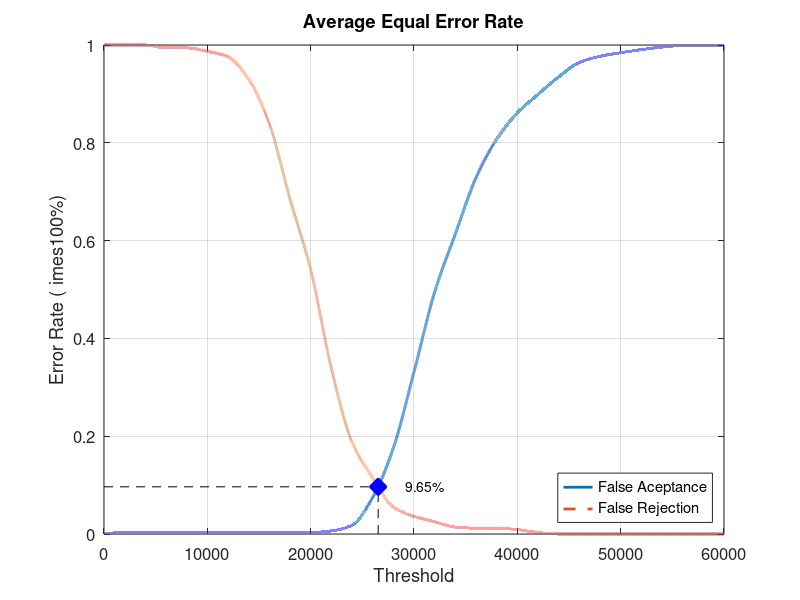
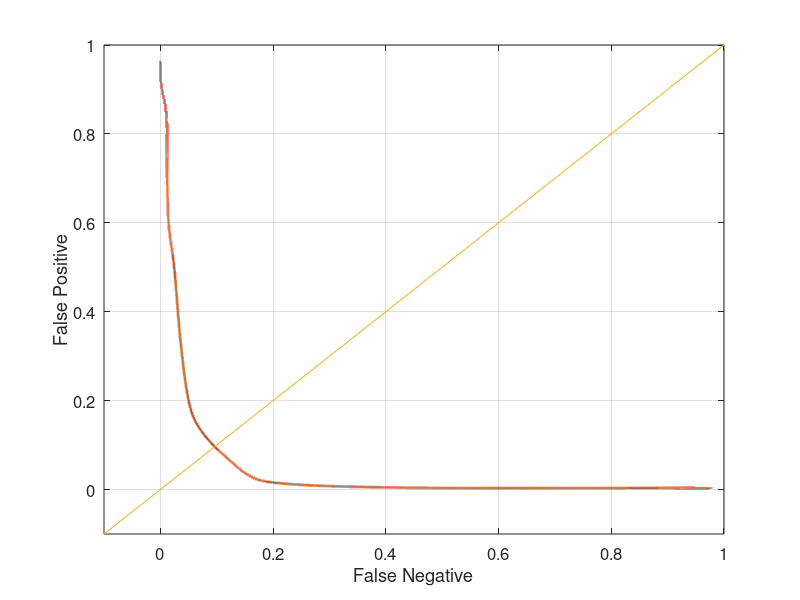

Recreate these plots in MATLAB, in order.
close all;
clear;
clc;
x = 0:2000:60000;
xq = 0:0.5:60000;

y0 = [0 0.0031579 0.0031579 0.0031579 0.0031579 0.0031579 0.0031579 0.0031579 0.0031579 0.0031579 0.0031579 0.00631579 0.0178947 0.0747368 0.175789 0.331579 0.494737 0.613684 0.728421 0.807368 0.861053 0.898947 0.934737 0.964211 0.976842 0.98421 0.990526 0.99579 0.998947 0.998947 1]
yy0 = interp1(x, y0, xq, 'pchip');
y1 = [1 1 1 0.994 0.994 0.987 0.976 0.93 0.839 0.685 0.541 0.339 0.188 0.115 0.055 0.036 0.025 0.014 0.012 0.012 0.009 0.003 0 0 0 0 0 0 0 0 0]
yy1 = interp1(x, y1, xq, 'pchip');

% Calculating EER: 
y2 = abs(y0 - y1);
find(y2 == min(y2))
yy2 = abs(yy0 - yy1);
xEER = find(yy2 == min(yy2));
xEERIndex = xq(xEER) % X-axis EER
yEER = yy0(xEER) % Y-axis EER

main = figure
plot(xq, yy0,'-','LineWidth', 2);	hold on
plot(xq, yy1,'--','LineWidth', 2);	hold on
plot([xEERIndex xEERIndex], [0 yEER], 'k--');	hold on
plot([0 xEERIndex], [yEER yEER], 'k--');	hold on
plot(xEERIndex, yEER, 'bx', 'LineWidth', 10);	hold on
text(xEERIndex + 10 * xEERIndex / 100, yEER, [num2str(round((10000 * yEER)) / 100) '%'])
legend('False Aceptance', 'False Rejection', 'Location', 'SouthEast')
xlabel('Threshold')
ylabel('Error Rate (	imes100%)')
title('Average Equal Error Rate')
set(gca, 'FontSize', 12)
axis([0 60000 0 1])
grid on

print(main, 'Database2AverageMain', '-dpng');
FNRxFPR = figure('Color', [1 1 1]);
plot(yy1, yy0, '-', yy1, yy0, 'LineWidth', 2);
hold on
y = -0.1:0.1:1
plot(y, y); 
set(gca, 'FontSize', 12)
xlabel('False Negative')
ylabel('False Positive')
axis([-0.1 1 -0.1 1])
set(gca, 'FontSize', 12)
grid on

print(FNRxFPR, 'Database2AverageFNRxFPR','-dpng');
